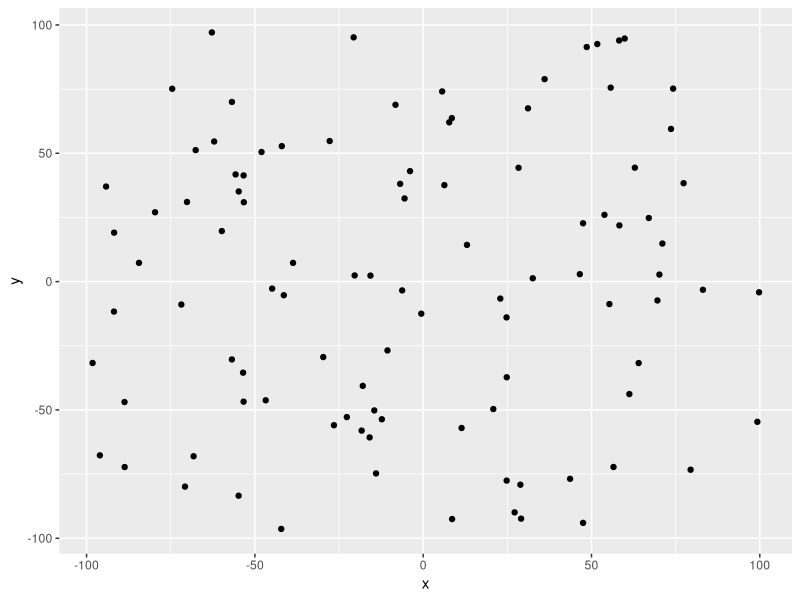
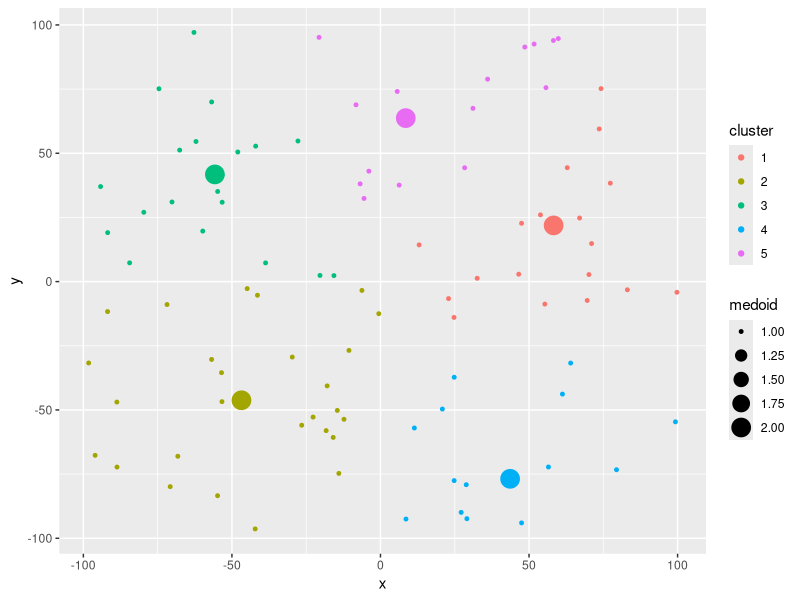
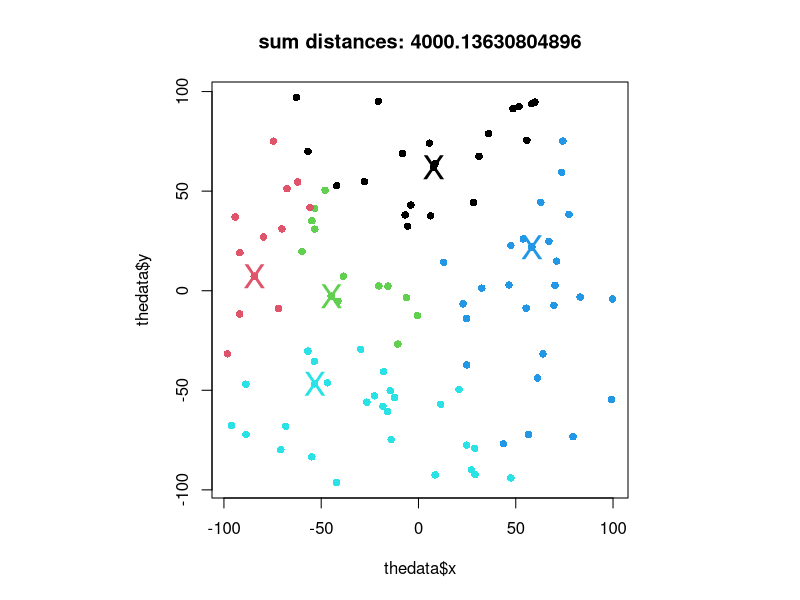
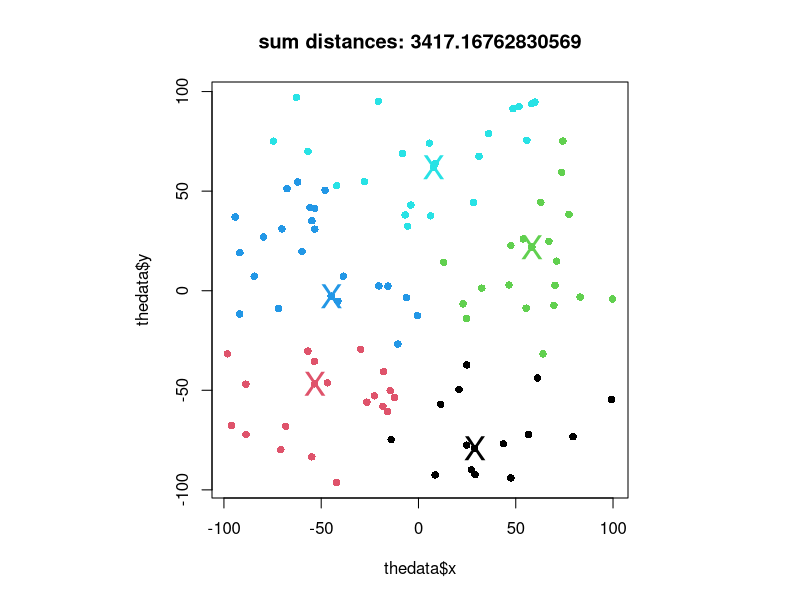
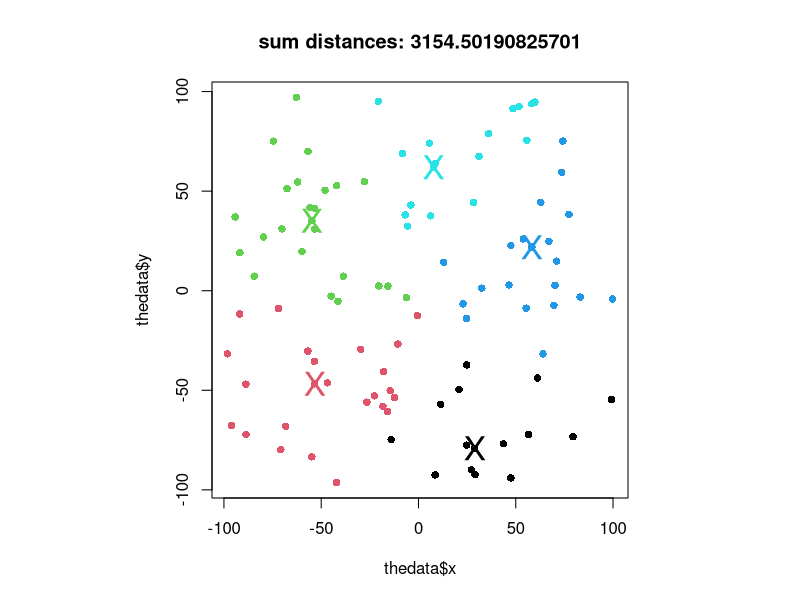
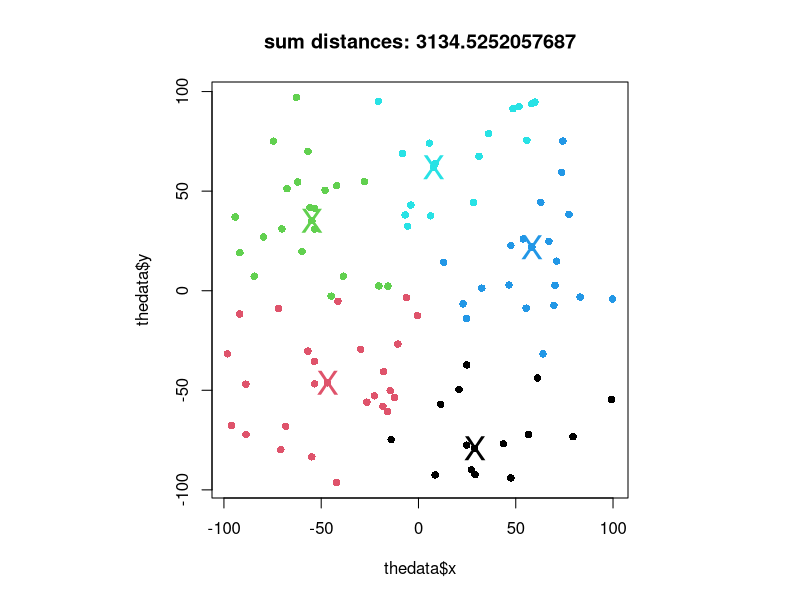
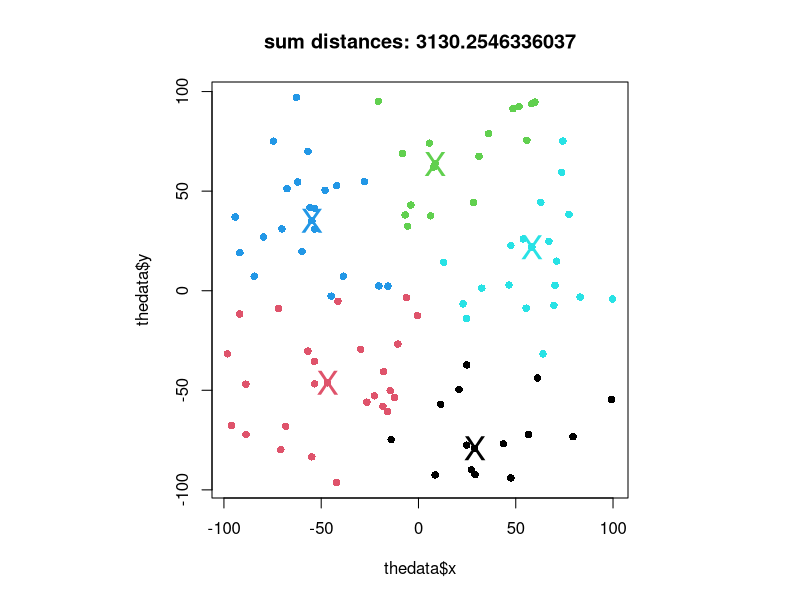
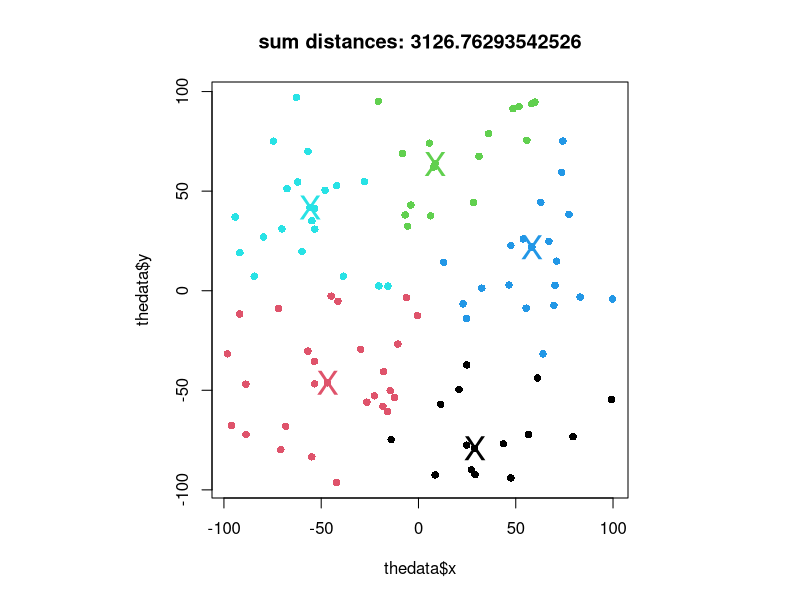

The R source for these figures, in order:
## ---- chunk 1
library(tidyverse)
library(cluster)
library(ggpubr)
## ---- chunk 2
x <- runif(100, -100, 100 )
y <- runif(100, -100, 100 )

thedata <- tibble( x = x,
                   y = y
                 )

thedata

ggplot( data = thedata,
        aes( x=x, y=y)
      ) +
  geom_point()

## ---- chunk 3
k <- 5   # k is a number that we must choose
init_medoids <- sample( 1:nrow(thedata), size=k )   # give random starting medoids

run_pam <- cluster::pam( x = thedata,
                         k = k,        
                         metric = "euclidean",
                         diss = FALSE,
                         medoids = init_medoids,
                         stand = FALSE,
                         pamonce = 0
                      )

ggplot( data = bind_cols( thedata, tibble( cluster = factor(run_pam$clustering) ) ) %>%
                  mutate( id = row_number() ) %>% 
                  mutate( medoid = ifelse(id %in% run_pam$id.med, 2, 1) ) 
          ,
        aes( x=x, y=y, colour=cluster, size=medoid )
      ) +
  geom_point() +
  theme( legend.position = NULL )
## ---- chunk 4
k <- 5
## ---- chunk 5
init_medoids <- init_medoids      # use the same random starting medoids we used earlier
## ---- chunk 6
par( pty="s")

n <- nrow(thedata) 

distmat <- dist(thedata, method="euclidean") %>% as.matrix()
cluster_vec <- rep(NA, nrow(distmat) )
dist_from_medoid_vec <- rep(NA, nrow(distmat) )

# create a function which returns sum of distances of 
# all points to their nearest medoid:

calc_tot_within_dist <- function(medoid_indices){
  
  for( p in 1:length(cluster_vec) ){
    
    # assign each point to a cluster based on closest medoid:
    # and store this information
    cluster_vec[p] <- which.min( distmat[p,medoid_indices] ) 
    
    # calculate the distance of each point from it's assigned medoid:
    # and store this information
    dist_from_medoid_vec[p] <- distmat[p, medoid_indices[cluster_vec[p]] ]
    
  }
  
  return( 
          list( tot_dist = sum(dist_from_medoid_vec),
                cluster_vec = cluster_vec,  
                dist_from_medoid_vec = dist_from_medoid_vec
              )
        )
  
  
}

# give my alg the same starting medoids as I gave to cluster::pam():
current_medoid_indices <- init_medoids 

# define a plotting function:
draw_current_plot <- function(){
    plot( x = thedata$x, 
          y = thedata$y,
          col = run_dist_calc$cluster_vec,
          pch = 16,
          main = paste0( "sum distances: ", run_dist_calc$tot_dist )
    )
    points( x = thedata$x[current_medoid_indices],
            y = thedata$y[current_medoid_indices],
            col = run_dist_calc$cluster_vec[current_medoid_indices],
            pch = "X",
            cex = 2
          )
    # text( x = thedata$x, 
    #       y = thedata$y,
    #       col = run_dist_calc$cluster_vec,
    #       labels = round(run_dist_calc$dist_from_medoid_vec, digits=2),
    #       pos = 2,
    #       cex = 0.8
    # )
}

# plot the starting situation:
run_dist_calc <- calc_tot_within_dist( medoid_indices = current_medoid_indices )
draw_current_plot()

prev_best_sumdist <- run_dist_calc$tot_dist
sumdist_still_improving_flag <- 1

while( sumdist_still_improving_flag == 1 ){
  
  # generate list of swaps to try:
  swaps_to_try_list <- list()
  
  non_medoid_indices <- setdiff( 1:nrow(distmat), current_medoid_indices )
  
  # populate the swaps_to_try_list:
  for( clustr in 1:k ){
  
    swaps_to_try_list[[clustr]] <- 
      cbind( non_medoid_indices,  
             sapply( current_medoid_indices[-clustr],
                     function(x){ rep(x, length(non_medoid_indices) ) }
                   )
            )
  }
  
  # bind swaps table into a single table:
  swaps_to_try <- do.call( rbind, swaps_to_try_list )
  
  # create a vector to store the sum of distances for each possible swap:
  swap_total_sumdist <- rep(NA, nrow(swaps_to_try) ) 
  
  # calculate sum of distances under each possible swap:
  # and store this information
  for( swap_i in 1:length(swap_total_sumdist) ){
    
    swap_total_sumdist[swap_i] <- 
      calc_tot_within_dist( medoid_indices = swaps_to_try[swap_i, ] )$tot_dist
    
  }
  
  # identify best swap (index):
  swap_with_best_improvement <- which.min(swap_total_sumdist)
  
  # is the best swap better than the current clustering?
  total_dist_best_swap <- 
    calc_tot_within_dist( medoid_indices = swaps_to_try[swap_with_best_improvement,] )$tot_dist
  
  if( prev_best_sumdist > total_dist_best_swap ){  # if the best swap improves the clustering
    
    # update current medoids:
    current_medoid_indices <- sort(  swaps_to_try[swap_with_best_improvement,]  )
  
    # assign each point to closest medoid:
    run_dist_calc <- calc_tot_within_dist( medoid_indices = current_medoid_indices )
    
    # update the sum of distances of best clustering found so far:
    prev_best_sumdist <- run_dist_calc$tot_dist
  
    # draw plot of current clustering:
    draw_current_plot()
  
    # print( current_medoid_indices )
    
  } else{    # if we can't improve our clustering with a swap
    
    # stop the algorithm
    sumdist_still_improving_flag <- 0
    
  }
  
}

## ---- chunk 7
results <- rbind( joes_calc = sort(current_medoid_indices), 
                  pam_function_in_r = sort(run_pam$id.med) 
                ) 
colnames(results) <- paste("medoid",1:ncol(results) )

results

ggplot( data = bind_cols( thedata, tibble( cluster = factor(run_pam$clustering) ) ) %>%
                  mutate( id = row_number() ) %>% 
                  mutate( medoid = ifelse(id %in% run_pam$id.med, 2, 1) ) 
          ,
        aes( x=x, y=y, colour=cluster, size=medoid )
      ) +
  geom_point() +
  labs( title="final output of cluster::pam() function")
## ---- chunk 8
par(pty="s")
sileg <- tibble(       x = c( 1, 2, 1, 4, 3,   8, 8, 9),
                       y = c( 3, 1, 7, 5, 9,   11, 8, 9),
                 cluster = c( 2, 2, 2, 2, 2,   3,  3, 3) 
               )
plot( sileg$y ~ sileg$x, 
      xlim=c(0,12),
      ylim=c(0,12),
      axes=FALSE, 
      col=sileg$cluster, 
      pch=16, 
      cex=1.5,
      xlab="x", ylab="y"
    )
axis( side=1, at=0:15 )
axis( side=2, at=0:15, las=1 )
## ---- chunk 9
par(pty="s")
plot( sileg$y ~ sileg$x, 
      xlim=c(0,12),
      ylim=c(0,12),
      axes=FALSE, 
      col=sileg$cluster, 
      pch=16, 
      cex=1.5,
      xlab="x", ylab="y"
    )
axis( side=1, at=0:15 )
axis( side=2, at=0:15, las=1 )
arrows( x0=10, y0=3, x1=8, y1=8 )
## ---- chunk 10
par(pty="s")
get_dist <- dist( sileg[6:8,c("x","y")], method="euclidean" ) %>% as.matrix()

plot( sileg$y ~ sileg$x, 
      xlim=c(0,12),
      ylim=c(0,12),
      axes=FALSE, 
      col=sileg$cluster, 
      pch=16, 
      cex=1.5,
      xlab="x", ylab="y"
    )
axis( side=1, at=0:15 )
axis( side=2, at=0:15, las=1 )
segments( x0 = c(sileg$x[7],sileg$x[7]), 
          y0 = c(sileg$y[7],sileg$y[7]),
          x1 = c(sileg$x[6],sileg$x[8]),
          y1 = c(sileg$y[6],sileg$y[8]),
          lty = 2
        )
text( x = 7.5, y=10, labels=get_dist[2,1] )
text( x = 9, y=8, labels= round(get_dist[2,3],6), adj=-0.001 )

## ---- chunk 11
par(pty="s")
get_dist <- dist( sileg[c(1:5,7),c("x","y")], method="euclidean" ) %>% as.matrix()

plot( sileg$y ~ sileg$x, 
      xlim=c(0,12),
      ylim=c(0,12),
      axes=FALSE, 
      col=sileg$cluster, 
      pch=16, 
      cex=1.5,
      xlab="x", ylab="y"
    )
axis( side=1, at=0:15 )
axis( side=2, at=0:15, las=1 )
segments( x0 = rep( sileg$x[7], 5 ),
          y0 = rep( sileg$x[7], 5 ),
          x1 = sileg$x[1:5],
          y1 = sileg$y[1:5],
          lty = 2
        )
text( x =         c(2, 5, 3, 5, 5),
      y =         c(4, 3, 7, 6, 9),
      labels = c( round(get_dist[6,1], 6),
                  round(get_dist[6,2], 6),
                  round(get_dist[6,3], 6),
                  get_dist[6,4],
                  round(get_dist[6,5], 6)
                  
                )
    ) 
## ---- chunk 12
get_silhouettes <- 
  cluster::silhouette( sileg$cluster,
                       dist = dist(sileg[,c("x","y")], method="euclidean")
                     )

par(pty="s")
plot( sileg$y ~ sileg$x, 
      xlim=c(0,12),
      ylim=c(0,12),
      axes=FALSE, 
      col=sileg$cluster, 
      pch=16, 
      cex=1.5,
      xlab="x", ylab="y"
    )
axis( side=1, at=0:15 )
axis( side=2, at=0:15, las=1 )
text( x = sileg$x,
      y = sileg$y,
      labels = round( get_silhouettes[,"sil_width"], 3),
      pos = 3
    )
## ---- chunk 13
silhouette_example_dat <- 
  tibble( x = c(3.5,  4,  4.5,  5,  6,  7,  9,  8,  14,                 16, 18, 19, 21, 23, 24, 26, 20, 19, 25, 24 ),
          y = c(30,  29,  32,  30,  31, 28, 28, 29, 28,                 28, 27, 26, 26, 24, 24, 23, 20, 19, 20, 32  ),
          cluster = c( rep(1, 8), rep(2,12) )
        )
plot( x = silhouette_example_dat$x,
      y = silhouette_example_dat$y,
      col = silhouette_example_dat$cluster
     )
points( x = 14, y=28, col=2, pch=16, cex=1.5 )

cluster::silhouette( x = silhouette_example_dat$cluster,
                     dist = dist(silhouette_example_dat[,c("x","y")], method = "euclidean")
                   )[9,"sil_width"]
## ---- chunk 14
# store matrix of euclidean distances between all of the points:
distmat <- as.matrix( dist(thedata[,c("x","y")], method = "euclidean") )

# create a table in which to do the calculation (currently filled with blank values):
joe_silhouette_calc <- cbind( id = 1:nrow(distmat),    # assign a unique ID to every point 'p'
                              cluster = run_pam$clustering,   # cluster assigned to point p
                              a = rep( as.numeric(NA), nrow(distmat) ),   # average distance within own cluster
                              b = rep( as.numeric(NA), nrow(distmat) ),   # average dist to closest neighbour cluster
                              neighbour = rep( as.integer(NA), nrow(distmat) ),  # cluster number of closest neighbour cluster
                              sil_width = rep( as.numeric(NA), nrow(distmat) )   # silhouette value
                            ) %>% 
  as_tibble()

for( p in 1:nrow(joe_silhouette_calc) ){    # for each point (row in the table)
  
  # get the cluster number of this point:
  cluster_of_p <- joe_silhouette_calc[p,"cluster"] %>% pull(cluster) 
  
  # pull out the row of the distance matrix corresponding to point p:
  p_row_distmat <- distmat[p, which(joe_silhouette_calc$cluster==cluster_of_p) ]
  
  # get [a]: mean within cluster distance from this point:
  joe_silhouette_calc[p,"a"] <- sum( p_row_distmat ) / ( length(p_row_distmat)-1 )
  
  # for all other clusters, get mean distance to point p:
  store_b_per_other_cluster <- rep( NA, k-1 )        # create empty vector to store the distances in
  
  # get a list of names of the other clusters (i.e. all clusters not containing p):
  other_cluster_nums <- 
    joe_silhouette_calc %>% filter(cluster != cluster_of_p) %>% distinct(cluster) %>% pull(cluster)
  
  # calculate the average distance to point p for every cluster and store this info in 'store_b_per_other_cluster':
  for( c in other_cluster_nums ){
    store_b_per_other_cluster[ which(other_cluster_nums==c) ] <- 
      mean( distmat[p, which(joe_silhouette_calc$cluster==c)] )
  }
  
  # record which cluster is closest to point p (has smallest average distance to p):
  joe_silhouette_calc[p, "neighbour"] <- other_cluster_nums[ which.min(store_b_per_other_cluster) ]
  
  # calculate b[p] for this point (average distance to closest neighbour cluster)
  joe_silhouette_calc[p, "b"] <- store_b_per_other_cluster[ which.min(store_b_per_other_cluster) ]

}

joe_silhouette_calc <- 
    joe_silhouette_calc %>% 
      mutate( sil_width = case_when( a < b ~ 1 - a/b,
                                     a > b ~ b/a - 1,
                                     a == b ~ 0,
                                     TRUE ~ as.numeric(NA)
                                    )
      )

## ---- chunk 15
get_silhouette <- 
  cluster::silhouette( x = run_pam$clustering,
                       dist = dist(thedata[,c("x","y")], method = "euclidean")
                     )

joe_silhouette_calc %>% 
  select( id, sil_width ) %>% 
  rename( joe_silhouette_val = sil_width ) %>% 
  bind_cols( tibble( R_silhouette_val = get_silhouette[,3]) )

# R silhouette calc plot:
get_silhouette <- tibble( cluster = get_silhouette[,"cluster"],
                         neighbor = get_silhouette[,"neighbor"],
                         sil_width = get_silhouette[,"sil_width"]
                       ) %>% 
 arrange( cluster, sil_width ) %>% 
 mutate( id = row_number() )

ggplot( data = get_silhouette,
       aes( x = id,
            y = sil_width,
            fill = as.factor(cluster) 
           )
     ) +
 geom_bar( stat="identity" ) +
 theme( legend.position = "none" ) +
 labs( title = "R package silhouette calc")
  

# my manual silhouette calc plot:
joe_silhouette_calc %>% 
  mutate( sil_width = case_when( a < b ~ 1 - a/b,
                                 a > b ~ b/a - 1,
                                 a == b ~ 0,
                                 TRUE ~ as.numeric(NA)
                                )
  ) %>% 
 arrange( cluster, sil_width ) %>% 
 mutate( id = row_number() ) %>% 

ggplot( data = . ,
       aes( x = id,
            y = sil_width,
            fill = as.factor(cluster) 
           )
     ) +
 geom_bar( stat="identity" ) +
 theme( legend.position = "none" ) +
 labs( title = "Joe silhouette calc")

## ---- chunk 16
set.seed(13)
bindata <- 
  tibble( customer_id = 1:100 ) %>% 
    mutate( frequency_type = sample( c("low", "medium","high"), size=n(), replace=TRUE ),
            avg_spend_type = sample( c("low", "medium","high"), size=n(), replace=TRUE )
    ) %>% 
  mutate( frequency = case_when( frequency_type == "low" ~ round( runif( n(), 1, 5 ) ),
                                 frequency_type == "medium" ~ round( runif( n(), 1, 20 ) ),
                                 frequency_type == "high" ~ round( runif( n(), 1, 100 ) ),
                                 TRUE ~ -99
                                ),
          spend = case_when( avg_spend_type == "low" ~ round( runif( n(), 10, 5000 ) ),
                                 avg_spend_type == "medium" ~ round( runif( n(), 10, 10000 ) ),
                                 avg_spend_type == "high" ~ round( runif( n(), 10, 50000 ) ),
                                 TRUE ~ -99
                                )
        )

bindata$freq_bin <- cut( bindata$frequency, breaks = c(0,25,50,100), include.lowest = TRUE )
bindata$freq_rank <- as.numeric(bindata$freq_bin)
bindata$spend_bin <- cut( bindata$spend/10000, breaks = c(0,1,2,5), include.lowest = TRUE )
bindata$spend_rank <- as.numeric(bindata$spend_bin)

bindata

bindata %>% distinct(freq_bin, freq_rank) %>% arrange(freq_rank)
bindata %>% distinct(spend_bin, spend_rank) %>% arrange(spend_rank)

ggplot( data = bindata,
        aes( x = frequency, y = spend )
      ) +
  geom_point( alpha=0.5 )

## ---- chunk 17
PAMS_on_raw_data <-
  cluster::pam( x = bindata %>% select(frequency, spend) %>% scale(),
                k = 6,
                metric = "euclidean",
                diss = FALSE,
                stand = FALSE,
                pamonce = 0
              )

PAMS_on_ranked_bins <-
  cluster::pam( x = bindata %>% select(freq_rank, spend_rank),
                k = 6,
                metric = "euclidean",
                diss = FALSE,
                stand = FALSE,
                pamonce = 0
              )

ggpubr::ggarrange(
  
  ggplot( data = bind_cols( bindata, 
                            tibble( cluster = as.factor(PAMS_on_raw_data$clustering) )
                          ),
          aes( x = frequency, y = spend, colour=cluster, shape=cluster )
      ) +
  geom_point() +
  theme( legend.position="none" ) +
  labs( title = "Clustering on Raw Data (normalized)")
  
  ,
  
  ggplot( data = bind_cols( bindata, 
                            tibble( cluster = as.factor(PAMS_on_ranked_bins$clustering) )
                          ),
          aes( x = frequency, y = spend, colour=cluster, shape=cluster )
      ) +
  geom_point() +
  theme( legend.position="none" ) +
  labs( title = "Clustering on Rank Data")
  
) 
